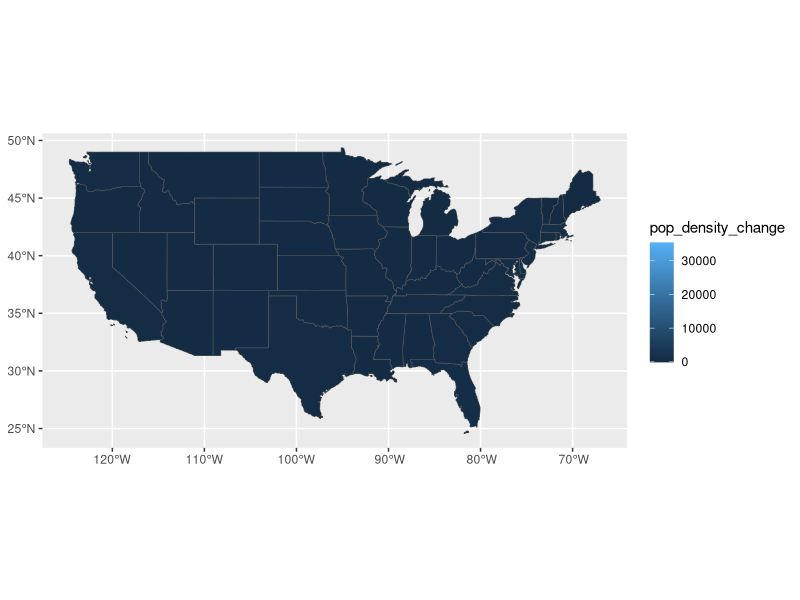
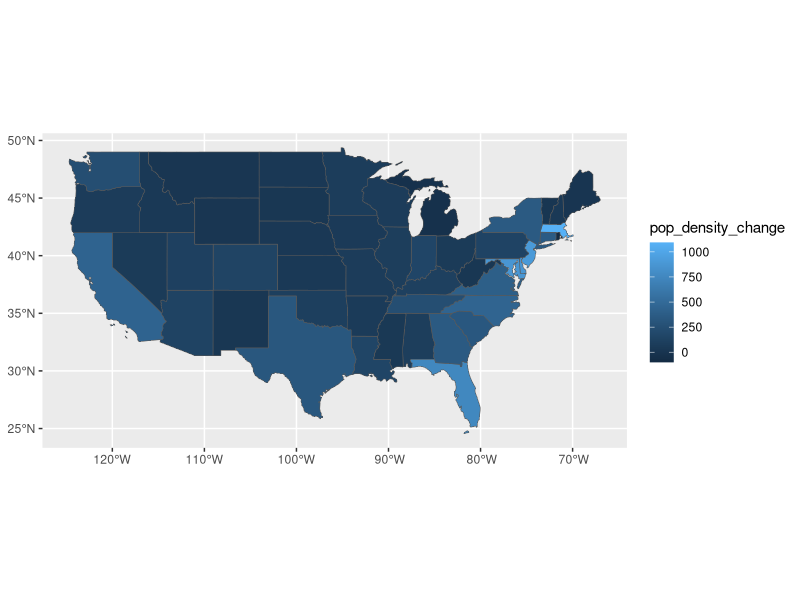
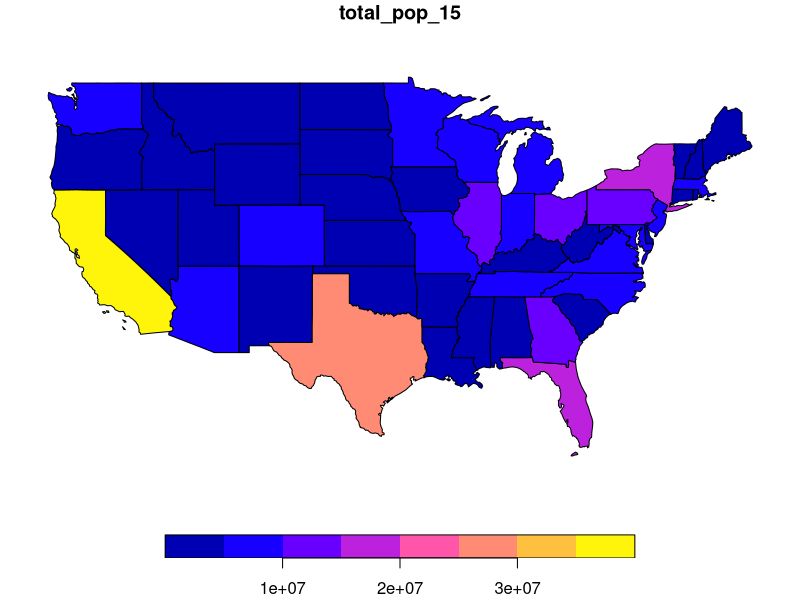
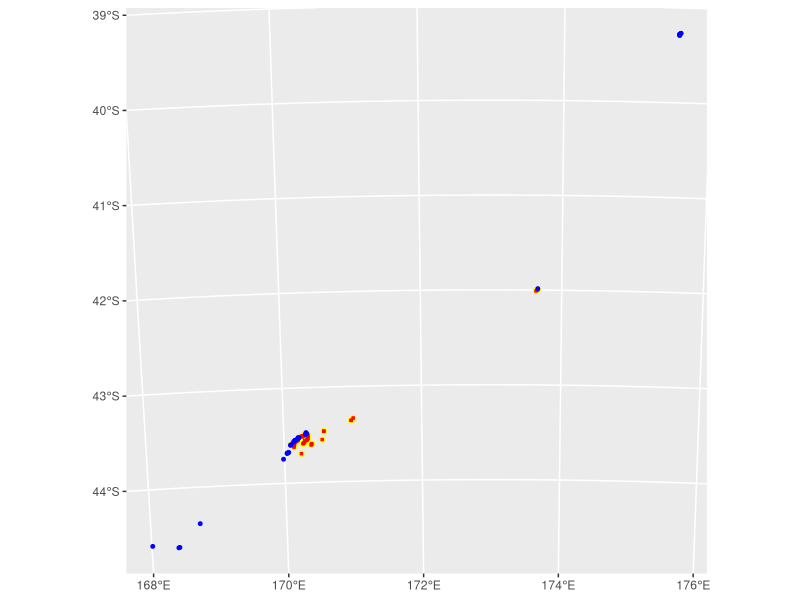
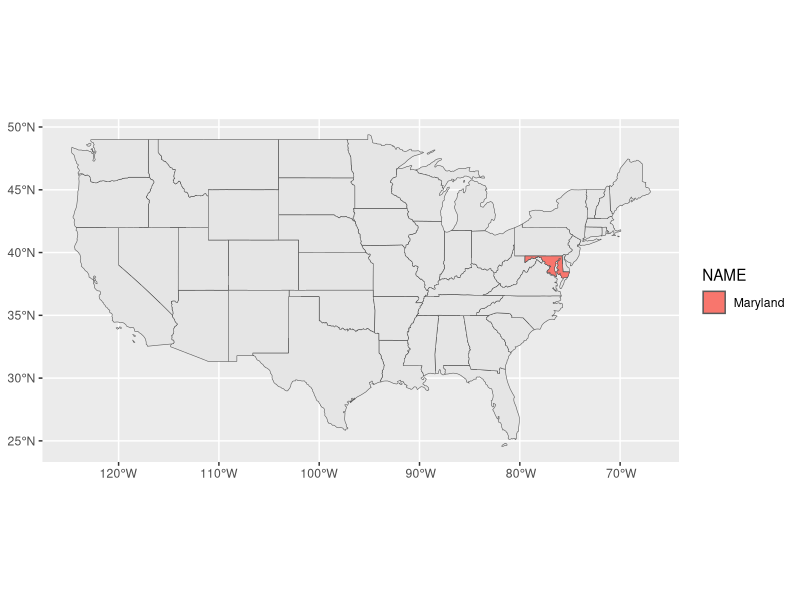
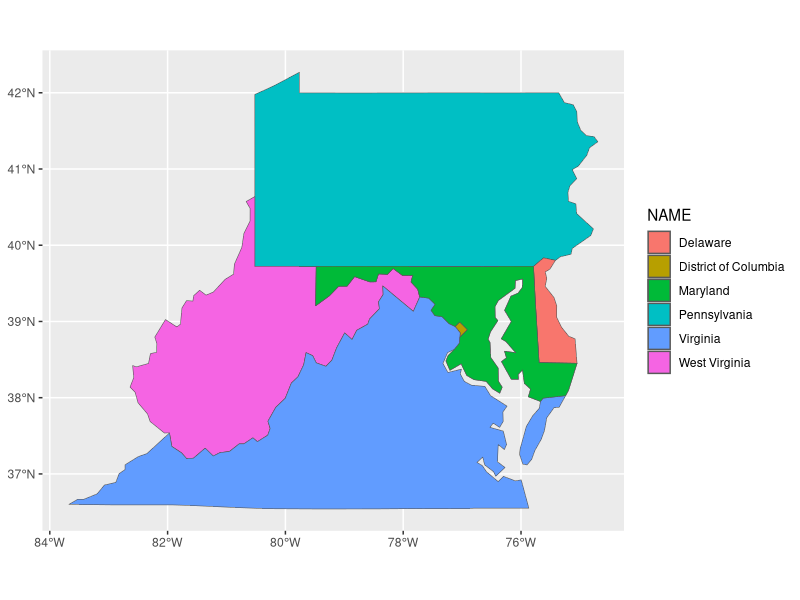
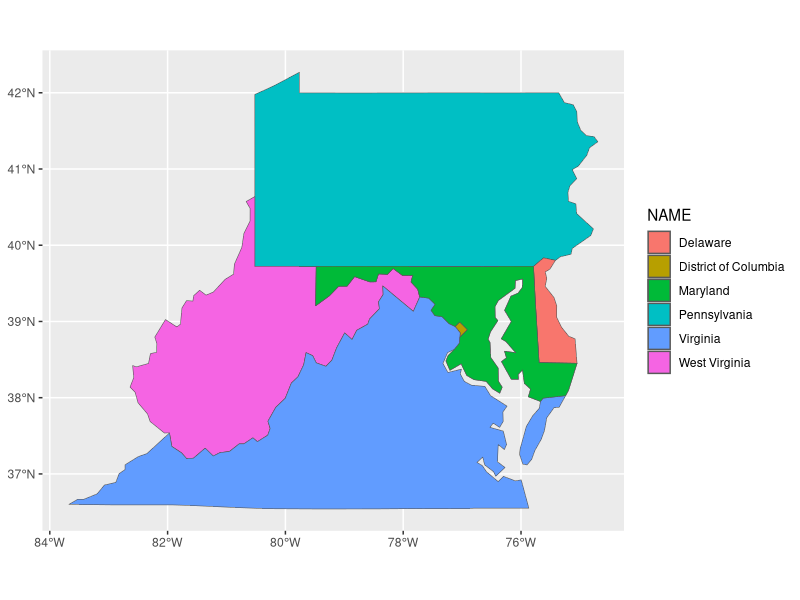
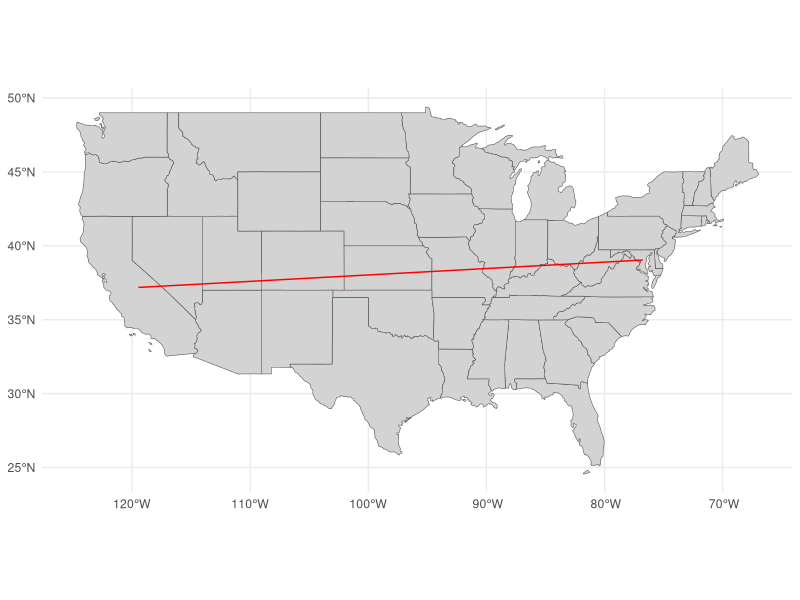

Recreate these plots in R, in order.
## ---- chunk 1
library(tidyverse)
library(sf)
## ---- chunk 2
library(spData)
## ---- chunk 3
us_states |> 
  filter(REGION == "West", as.numeric(AREA) < 250000, total_pop_15 > 5000000)
## ---- chunk 4
us_states |> 
  filter(REGION == "South", as.numeric(AREA) > 150000 | total_pop_15 > 7000000)
## ---- chunk 5
us_states |> 
  summarize(
    total_pop = sum(total_pop_15),
    max_pop = max(total_pop_15),
    min_pop = min(total_pop_15)
  )
## ---- chunk 6
us_states_stats <- us_states |> 
  left_join(us_states_df, by = join_by(NAME == state))
us_states_stats
class(us_states_stats)
## ---- chunk 7
anti_join(us_states_df, us_states, by = join_by(state == NAME))
## ---- chunk 8
us_states |>
  mutate(
    pop_change = (total_pop_15 - total_pop_10),
    pop_density_change = pop_change*100/(as.numeric(AREA))
  ) |> #View() |>
  ggplot() +
  geom_sf(aes(fill = pop_density_change))
## ---- chunk 9
us_states |>
  filter(!NAME == "District of Columbia") |>
  mutate(
    pop_change = (total_pop_15 - total_pop_10),
    pop_density_change = pop_change*100/(as.numeric(AREA))
  ) |> #View() |>
  ggplot() +
  geom_sf(aes(fill = pop_density_change))
## ---- chunk 10
plot(us_states[, 6
               ])
## ---- chunk 11
us_states_df |>
  mutate(
    change_in_poverty = poverty_level_15 - poverty_level_10
  )
## ---- chunk 12
us_states_df |>
  mutate(
    percent_change_in_poverty = (poverty_level_15 - poverty_level_10)*100/poverty_level_10
  )
## ---- chunk 13
us_states_stats |> # we use the previously joined data frame 
  group_by(REGION) |>
  summarize(
    min_poverty = min(poverty_level_15),
    max_poverty = max(poverty_level_15),
    average_poverty = mean(poverty_level_15)
  )
## ---- chunk 14
us_states_stats |>
  group_by(REGION) |>
  summarize(
    sum_poverty_increase = sum(poverty_level_15 - poverty_level_10)
  ) |>
  filter(sum_poverty_increase == max(sum_poverty_increase)) |>
  select(REGION, sum_poverty_increase)
  
## ---- chunk 15
canterbury <- nz |>
  filter(Name == "Canterbury")
canterbury = nz_height[canterbury, ]
count(canterbury)
## ---- chunk 16
nz_not_canterbury = setdiff(nz_height, canterbury)
ggplot(nz) +
  geom_sf(data = canterbury, color = "yellow") +
  geom_sf(data = canterbury,color = "red", shape = 7, size = 0.5) +
  geom_sf(data = nz_not_canterbury, color = "blue", size = 1) 
## ---- chunk 17
nz_count = aggregate(nz_height, nz, length)
nz_region_count = cbind(nz, count = nz_count$elevation)
nz_region_count |> 
  st_drop_geometry() |> 
  select(Name, count) |> 
  arrange(desc(count)) |> 
  slice(2)
## ---- chunk 18
nz_region_count |> 
  st_drop_geometry() |> 
  filter(!is.na(count))|>
  select(Name, count) |> 
  arrange(desc(count)) #|>
  #nrow()
## ---- chunk 19
nz_region_count |> 
  st_drop_geometry() |> 
  select(Name, count) |> 
  slice_max(n = 7, order_by = count)
## ---- chunk 20
canterbury_contains <- nz_height |> 
  st_buffer(dist = 100) |>
  st_contains(canterbury) |>
  unlist() |>
  length()
canterbury_contains
## ---- chunk 21
maryland <- filter(us_states, NAME == "Maryland")

ggplot() +
  geom_sf(data = us_states) +
  geom_sf(data = maryland, aes(fill = NAME))
## ---- chunk 22
states_intersecting_md <- us_states |>
  st_filter(maryland) 
ggplot() +
  geom_sf(data = states_intersecting_md, aes(fill = NAME)) +
  geom_sf(data = maryland, aes(fill = NAME))
  
## ---- chunk 23
states_touching_md <- us_states |>
  st_filter(maryland, .predicate = st_intersects)
ggplot() +
  geom_sf(data = states_touching_md, aes(fill = NAME)) +
  geom_sf(data = maryland, aes(fill = NAME))
## ---- chunk 24
maryland_centroid <- st_centroid(us_states[us_states$NAME == "Maryland", ])
cali_centroid <- st_centroid(us_states[us_states$NAME == "California", ]) 
maryland_centroid <- st_sf(maryland_centroid)
cali_centroid <- st_sf(cali_centroid)
line <- st_cast(st_union(maryland_centroid, cali_centroid), "LINESTRING")
#intersecting_states <- us_states[st_intersects(us_states, line), ]

ggplot() +
  geom_sf(data = us_states, fill = "lightgrey") +
 # geom_sf(data = intersecting_states, fill = "yellow", color = "black") +
  geom_sf(data = st_as_sfc(line), color = "red", size = 1) +
  theme_minimal()
## ---- chunk 25
canterbury_new <- st_transform(canterbury, st_crs(maryland))
canterbury_centroid <- st_centroid(canterbury_new[canterbury_new$Region == "Canterbury", ])

distance_maryland_canterbury <- st_distance(maryland_centroid, canterbury_centroid)
distance_maryland_canterbury
## ---- chunk 26
state_lengths <- st_length(st_boundary(us_states))
longest_border <- us_states[which.max(state_lengths), ]
shortest_border <- us_states[which.min(state_lengths), ]
longest_border
shortest_border
